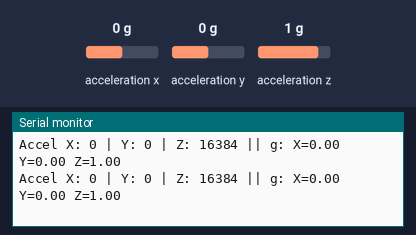
The sketch below on a simulated ESP32. Parts: the last lines printed to the serial monitor. Wiring (inferred from the names in the program): I2C bus: SDA GPIO 2; SCL GPIO 1; MPU-6050 motion sensor at I2C address 0x68. Inputs (shaded band) come from the test bench; at power-on: acceleration x 0 g, acceleration y 0 g, acceleration z 1 g.

Above: at 2.3 s.
2.4 s: acceleration x set to -1.4 g
At 3.0 s:
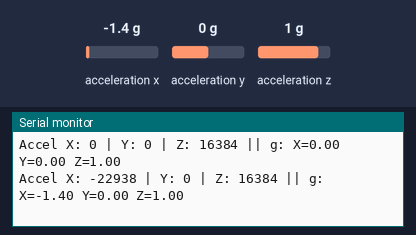
3.9 s: acceleration y set to -1.4 g
At 4.6 s:
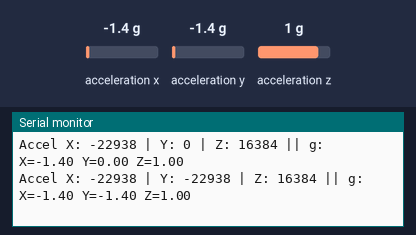
5.4 s: acceleration z set to -1.4 g
At 6.1 s:
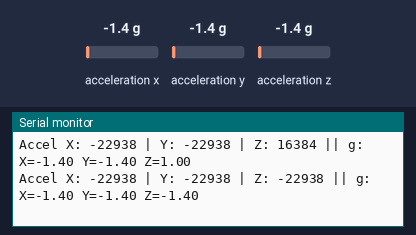

Measured:
- after the input at 2.4 s, the serial monitor: prints a new line after 0.23 s (image 1)
- after the input at 3.9 s, the serial monitor: prints a new line after 0.24 s (image 2)
- after the input at 5.4 s, the serial monitor: prints a new line after 0.26 s (image 3)

The sketch:

Lab2.ino
```cpp
// ESP32 to MPU-6050 I2C Communication (Bit-Banged)
// Using Arduino I/O abstraction

#define SCL 1
#define SDA 2

// MPU-6050 I2C address
#define MPU6050_ADDR 0x68

// MPU-6050 Register addresses
#define REG_ACCEL_XOUT_H 0x3B
#define REG_ACCEL_XOUT_L 0x3C
#define REG_ACCEL_YOUT_H 0x3D
#define REG_ACCEL_YOUT_L 0x3E
#define REG_ACCEL_ZOUT_H 0x3F
#define REG_ACCEL_ZOUT_L 0x40
#define REG_PWR_MGMT_1   0x6B

// I2C timing (microseconds)
#define I2C_DELAY 10  // For ~50KHz operation (well under 400KHz max)

// ==================== I2C Low-Level Functions ====================
// Initialize both I2C pins as open-drain outputs, high (idle)
void i2c_init() {
  pinMode(SCL, OUTPUT_OPEN_DRAIN);
  pinMode(SDA, OUTPUT_OPEN_DRAIN);
  digitalWrite(SCL, HIGH);
  digitalWrite(SDA, HIGH);
  delayMicroseconds(I2C_DELAY);
}

// Initialize start condition (SDA goes LOW while SCL is HIGH)
void i2c_start() {
  pinMode(SDA, OUTPUT_OPEN_DRAIN);  // Ensure SDA is set to output mode
  digitalWrite(SDA, HIGH); // Ensure SDA is high before starting
  delayMicroseconds(I2C_DELAY); // Short delay to ensure bus is idle
  digitalWrite(SCL, HIGH); // Ensure SCL is high before starting
  delayMicroseconds(I2C_DELAY); // Short delay to ensure bus is idle
  digitalWrite(SDA, LOW); // Start condition: SDA goes LOW while SCL is HIGH
  delayMicroseconds(I2C_DELAY); // Short delay to ensure the start condition is recognized
  digitalWrite(SCL, LOW); // Pull SCL low to prepare for data transmission
  delayMicroseconds(I2C_DELAY); // Short delay to ensure the bus is ready for data transmission
}

// Initialize stop condition (SDA goes HIGH while SCL is HIGH)
void i2c_stop() {
  pinMode(SDA, OUTPUT_OPEN_DRAIN); // Ensure SDA is set to output mode
  digitalWrite(SDA, LOW); // Ensure SDA is low before stopping
  delayMicroseconds(I2C_DELAY); // Short delay to ensure the bus is ready for stop condition
  digitalWrite(SCL, HIGH); // Ensure SCL is high before stopping
  delayMicroseconds(I2C_DELAY); // Short delay to ensure the stop condition is recognized
  digitalWrite(SDA, HIGH); // Stop condition: SDA goes HIGH while SCL is HIGH
  delayMicroseconds(I2C_DELAY); // Short delay to ensure the stop condition is recognized
}

// Pulse the SCL line for one clock cycle
void i2c_pulse_clock() {
  digitalWrite(SCL, HIGH); // Clock goes HIGH
  delayMicroseconds(I2C_DELAY); // Short delay to ensure the clock pulse is recognized
  digitalWrite(SCL, LOW); // Clock goes LOW
  delayMicroseconds(I2C_DELAY); // Short delay to ensure the clock pulse is complete
}

// Write a byte to the I2C bus and read ACK/NACK
bool i2c_write_byte(uint8_t data) {
  // Send 8 bits, MSB first
  pinMode(SDA, OUTPUT_OPEN_DRAIN);

  for (int i = 7; i >= 0; i--) {
    // Set SDA to the bit value
    if (data & (1 << i)) {
      digitalWrite(SDA, HIGH);
    } else {
      digitalWrite(SDA, LOW);
    }
    delayMicroseconds(I2C_DELAY);

    // Pulse the clock
    i2c_pulse_clock();
  }

  // Release SDA and read ACK (9th clock cycle)
  pinMode(SDA, INPUT_PULLUP);
  delayMicroseconds(I2C_DELAY);

  digitalWrite(SCL, HIGH);
  delayMicroseconds(I2C_DELAY);

  // Read ACK bit (LOW = ACK, HIGH = NACK)
  bool ack = (digitalRead(SDA) == LOW);

  digitalWrite(SCL, LOW);
  delayMicroseconds(I2C_DELAY);

  return ack;  // Return true if ACK received
}

uint8_t i2c_read_byte(bool send_ack) {
  uint8_t data = 0;

  // Set SDA as input to receive data
  pinMode(SDA, INPUT_PULLUP);
  delayMicroseconds(I2C_DELAY);

  // Read 8 bits, MSB first
  for (int i = 7; i >= 0; i--) {
    digitalWrite(SCL, HIGH);
    delayMicroseconds(I2C_DELAY);

    if (digitalRead(SDA)) {
      data |= (1 << i);
    }

    digitalWrite(SCL, LOW);
    delayMicroseconds(I2C_DELAY);
  }

  // Send ACK or NACK (9th clock cycle)
  pinMode(SDA, OUTPUT_OPEN_DRAIN);
  if (send_ack) {
    digitalWrite(SDA, LOW);   // ACK
  } else {
    digitalWrite(SDA, HIGH);  // NACK
  }
  delayMicroseconds(I2C_DELAY);

  i2c_pulse_clock();

  return data;
}

// ==================== MPU-6050 Communication Functions ====================
bool mpu_write_register(uint8_t reg_addr, uint8_t data) {
  // Write to a single register on the MPU-6050
  // Transaction: START -> ADDR+W -> REG -> DATA -> STOP

  i2c_start();

  // Send device address with write bit (0)
  if (!i2c_write_byte(MPU6050_ADDR << 1)) {
    Serial.println("No ACK on address (write)");
    i2c_stop();
    return false;
  }

  // Send register address
  if (!i2c_write_byte(reg_addr)) {
    Serial.println("No ACK on register address");
    i2c_stop();
    return false;
  }

  // Send data
  if (!i2c_write_byte(data)) {
    Serial.println("No ACK on data");
    i2c_stop();
    return false;
  }

  i2c_stop();
  return true;
}

bool mpu_read_register(uint8_t reg_addr, uint8_t *data) {
  // Read a single register from the MPU-6050
  // Transaction 1: START -> ADDR+W -> REG -> STOP
  // Transaction 2: START -> ADDR+R -> DATA -> NACK -> STOP

  // Transaction 1: Set register address
  i2c_start();

  // Send device address with write bit (0)
  if (!i2c_write_byte(MPU6050_ADDR << 1)) {
    Serial.println("No ACK on address (write phase)");
    i2c_stop();
    return false;
  }

  // Send register address
  if (!i2c_write_byte(reg_addr)) {
    Serial.println("No ACK on register address");
    i2c_stop();
    return false;
  }

  // Transaction 2: Read data
  i2c_start();  // Repeated start

  // Send device address with read bit (1)
  if (!i2c_write_byte((MPU6050_ADDR << 1) | 1)) {
    Serial.println("No ACK on address (read phase)");
    i2c_stop();
    return false;
  }

  // Read data byte with NACK (last byte)
  *data = i2c_read_byte(false);

  i2c_stop();
  return true;
}

bool mpu_read_registers(uint8_t start_reg, uint8_t *buffer, uint8_t length) {
  // Read multiple consecutive registers from the MPU-6050
  // Transaction 1: START -> ADDR+W -> REG -> (repeated start)
  // Transaction 2: ADDR+R -> DATA1 (ACK) -> DATA2 (ACK) -> ... -> DATAn (NACK) -> STOP

  if (length == 0) return false;

  // Transaction 1: Set starting register address
  i2c_start();

  // Send device address with write bit (0)
  if (!i2c_write_byte(MPU6050_ADDR << 1)) {
    Serial.println("No ACK on address (write phase)");
    i2c_stop();
    return false;
  }

  // Send starting register address
  if (!i2c_write_byte(start_reg)) {
    Serial.println("No ACK on register address");
    i2c_stop();
    return false;
  }

  // Transaction 2: Read data
  i2c_start();  // Repeated start

  // Send device address with read bit (1)
  if (!i2c_write_byte((MPU6050_ADDR << 1) | 1)) {
    Serial.println("No ACK on address (read phase)");
    i2c_stop();
    return false;
  }

  // Read all bytes, ACK all except the last one
  for (uint8_t i = 0; i < length; i++) {
    bool send_ack = (i < length - 1);  // ACK for all but last byte
    buffer[i] = i2c_read_byte(send_ack);
  }

  i2c_stop();
  return true;
}

// ==================== MPU-6050 High-Level Functions ====================

bool mpu_init() {
  // Wake up MPU-6050 by writing 0 to power management register
  // This clears the SLEEP bit (bit 6) and sets clock to internal 8MHz
  Serial.println("Initializing MPU-6050...");

  if (!mpu_write_register(REG_PWR_MGMT_1, 0x00)) {
    Serial.println("Failed to initialize MPU-6050!");
    return false;
  }

  delay(100);  // Wait for sensor to stabilize

  // Verify by reading back the register
  uint8_t pwr_mgmt;
  if (!mpu_read_register(REG_PWR_MGMT_1, &pwr_mgmt)) {
    Serial.println("Failed to verify MPU-6050 initialization!");
    return false;
  }

  Serial.print("PWR_MGMT_1 register: 0x");
  Serial.println(pwr_mgmt, HEX);

  return true;
}

bool mpu_read_accel(int16_t *ax, int16_t *ay, int16_t *az) {
  // Read all 6 accelerometer registers (X, Y, Z - high and low bytes)
  uint8_t buffer[6];

  if (!mpu_read_registers(REG_ACCEL_XOUT_H, buffer, 6)) {
    return false;
  }

  // Combine high and low bytes (big-endian format)
  *ax = (int16_t)((buffer[0] << 8) | buffer[1]);
  *ay = (int16_t)((buffer[2] << 8) | buffer[3]);
  *az = (int16_t)((buffer[4] << 8) | buffer[5]);

  return true;
}

// ==================== Main Program ====================

void setup() {
  Serial.begin(115200);
  delay(1000);

  Serial.println();
  Serial.println("========================================");
  Serial.println("ESP32 to MPU-6050 I2C Communication");
  Serial.println("Using Bit-Banged I2C Protocol");
  Serial.println("========================================");
  Serial.println();

  // Initialize I2C pins
  i2c_init();
  Serial.println("I2C initialized on SCL=1, SDA=2");

  // Initialize MPU-6050
  if (!mpu_init()) {
    Serial.println("MPU-6050 initialization failed!");
    Serial.println("Check wiring and connections.");
    while (1) {
      delay(1000);
    }
  }

  Serial.println("MPU-6050 initialized successfully!");
  Serial.println();
  Serial.println("Reading accelerometer data...");
  Serial.println();
}

void loop() {
  int16_t ax, ay, az;

  if (mpu_read_accel(&ax, &ay, &az)) {
    // Print raw values
    Serial.print("Accel X: ");
    Serial.print(ax);
    Serial.print(" | Y: ");
    Serial.print(ay);
    Serial.print(" | Z: ");
    Serial.print(az);

    // Convert to g's (default range is +/- 2g, 16384 LSB/g)
    float ax_g = ax / 16384.0;
    float ay_g = ay / 16384.0;
    float az_g = az / 16384.0;

    Serial.print(" || g: X=");
    Serial.print(ax_g, 2);
    Serial.print(" Y=");
    Serial.print(ay_g, 2);
    Serial.print(" Z=");
    Serial.println(az_g, 2);
  } else {
    Serial.println("Failed to read accelerometer data!");
  }

  delay(500);  // Read at 2Hz for readability
}
```
